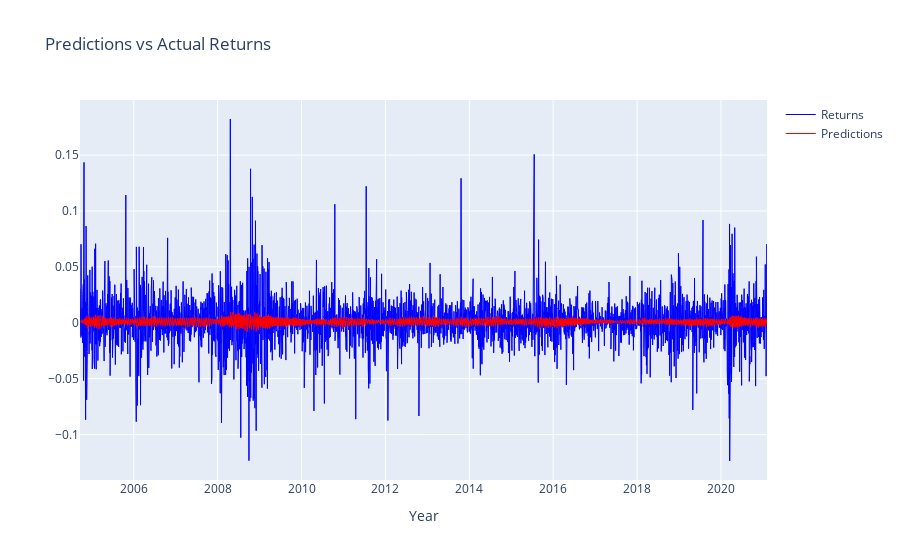

The notebook cell this image was saved under:
### Markdown cell above
#### Plot Peedictions (Returns)

### Code cell
fig = go.Figure()
fig.add_trace(go.Line(x=dataframe.index, y=dataframe['return'], name='Returns',
                         line=dict(color='blue', width=1)))
fig.add_trace(go.Line(x=dataframe.index, y=preds, name = 'Predictions',
                         line=dict(color='red', width=1)
))

fig.update_layout(title='Predictions vs Actual Returns',
                   xaxis_title='Year')
fig.show()

### Figure 1 — Plotly figure (JSON) as saved in the notebook; plotly's stock layout.template omitted (floating-point values rounded to 4 significant figures; data arrays with more than 128 entries replaced by an {"elided": "..."} marker saying what was removed)
{"data": [{"line": {"color": "blue", "width": 1}, "name": "Returns", "type": "scatter", "x": {"elided": "4125 str values"}, "y": {"elided": "4125 float values"}}, {"line": {"color": "red", "width": 1}, "name": "Predictions", "type": "scatter", "x": {"elided": "4125 str values"}, "y": {"elided": "4125 float values"}}], "layout": {"title": {"text": "Predictions vs Actual Returns"}, "xaxis": {"title": {"text": "Year"}}}}
